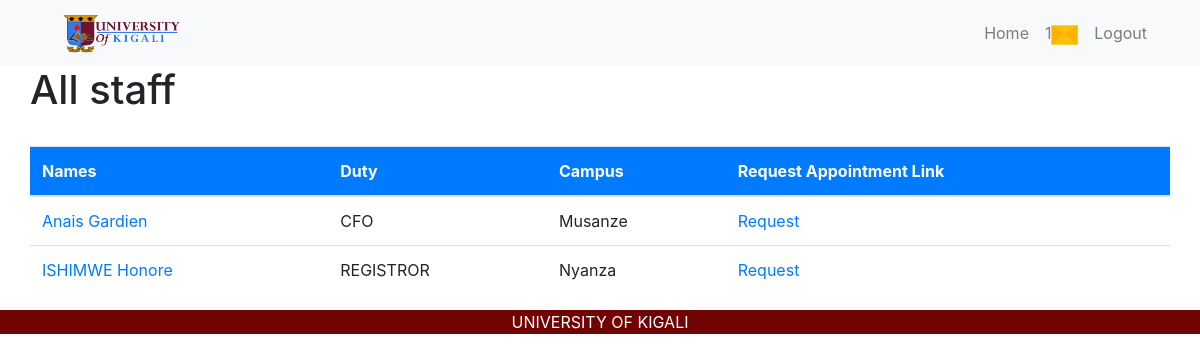
/all/staff/list/ (signed in), run on the app's committed database.
### uokapp/models.py (models this page shows, shortened)
class staffs(models.Model):
    user = models.OneToOneField('auth.User', on_delete=models.CASCADE)
    phone = models.PositiveIntegerField()
    ViceChancellor = models.BooleanField(default = False)
    DVCA = models.BooleanField(default = False)
    dean = models.BooleanField(default = False)
    HOD = models.BooleanField(default = False)
    lecturer = models.BooleanField(default = False)
    registror = models.BooleanField(default = False)
    CFO = models.BooleanField(default = False)
    faculty = models.CharField(max_length =19 ,  choices = faculty, blank=True )
    campus = models.CharField(max_length=7, choices=campus)
    profile = models.ImageField(upload_to='profile_pics/', blank=True, default = None)
    @property
    def is_dean(self):
        return self.dean
    @property
    def is_HOD(self):
        return self.HOD
    @property
    def is_CFO(self):
        return self.CFO
    @property
    def is_lecturer(self):
        return self.lecturer
    @property
    def is_registror(self):
        return self.registror

### uokapp/views.py (the view)
# urls.py: url(r'^all/staff/list/$', views.allstaff, name="all_staff"),
def allstaff(request):
    allstaff = staffs.objects.all()
    context={
        'research':allstaff
    }
    return render(request, "auth/mine/stafflist.html",context)

### uokapp/templates/auth/mine/stafflist.html (shortened to what this page needs)
{% extends 'index2.html' %}
{% load staticfiles %}
{% block content %}
<div class="container">
{% if Searched or Istaffs or Fstaffs or Lstaffs or Kstaffs or Mstaffs or Nstaffs or research %}
    {% if Searched %}
    <div class="row">
        <center><h3><p>You searched for "{{request.GET.queri}}"</p></h3></center>
    </div>
    <div class="row">
        <table class="col-lg-12 table">
            <thead>
                <tr class="bg-primary text-white">
                    <th>Names</th>
                    <th>Duty</th>
                    <th>Campus</th>
                    <th>Request Appointment Link</th>
                </tr>
            </thead>
            <tbody>
                {% for staff in Searched %}
                <tr>
                    <td><a href="{% url 'staff_detail' staff.pk %}">{{ staff.user.first_name }} {{ staff.user.last_name }}</a></td>
                    <td>
                            {% if staff.is_dean %}
                            DEAN
                        {% elif staff.is_HOD %}
                            HOD
                        {% elif staff.is_lecturer %}
                            LECTURER
                        {% elif staff.is_registror %}
                            REGISTROR
                        {% elif staff.is_CFO %}
                            CFO
                        {% endif %}
                    </td>
                    <td>{{ staff.campus }}</td>
                    <td><a href="{% url 'student_suggestion' staff.pk %}">Request</a></td>
                </tr>
                {% endfor %}
            </tbody>
        </table>
    </div>
    {% elif research %}
            <div class="row">
                <center><h1><p>All staff</p></h1></center>
            </div>
            <div class="row">
                <table class="col-lg-12 table my-3">
                    <thead>
                        <tr class="bg-primary text-white">
                            <th>Names</th>
                            <th>Duty</th>
                            <th>Campus</th>
                            <th>Request Appointment Link</th>
                        </tr>
                    </thead>
                    <tbody>
                        {% for staff in research %}
                        <tr>
                            <td><a href="{% url 'staff_detail' staff.pk %}">{{ staff.user.first_name }} {{ staff.user.last_name }}</a></td>
                            <td>
                                {% if staff.is_dean %}
                                DEAN
                                {% elif staff.is_HOD %}
                                HOD
                                {% elif staff.is_lecturer %}
                                LECTURER
                                {% elif staff.is_registror %}
                                REGISTROR
                                {% elif staff.is_CFO %}
                                CFO
                                {% endif %}
                            </td>
                            <td>{{ staff.campus }}</td>
                            <td><a href="{% url 'student_suggestion' staff.pk %}">Request</a></td>
                        </tr>
                        {% endfor %}
                    </tbody>
                </table>
            </div>
    {% endif %}
{% else %}
    <center><h2><i>We have no one in that field/cumpas </i></h2></center>
{% endif %}
</div>
{% endblock %}

### data on the page
staffs: user.first_name "Anais", user.last_name "Gardien", dean "CFO", campus "Musanze"
staffs: user.first_name "ISHIMWE", user.last_name "Honore", dean "REGISTROR", campus "Nyanza"

### other printed values
{{ counter }} "1"
